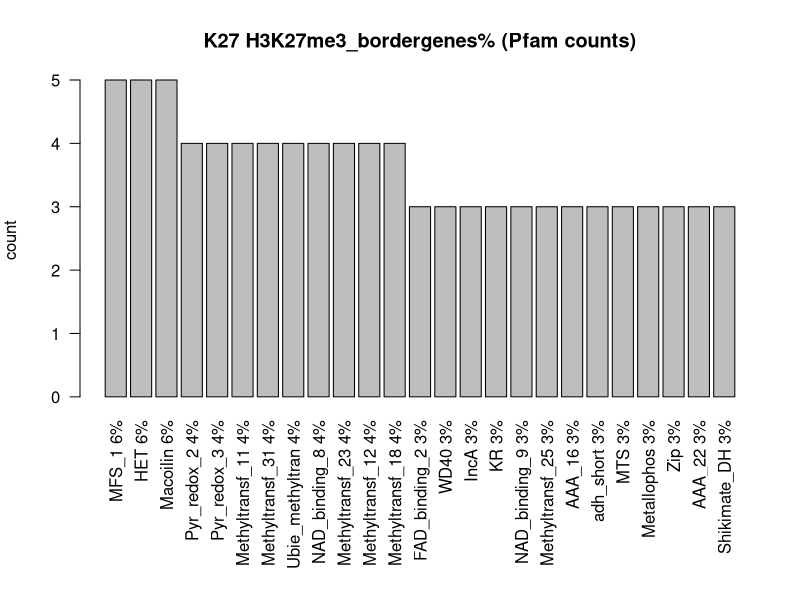
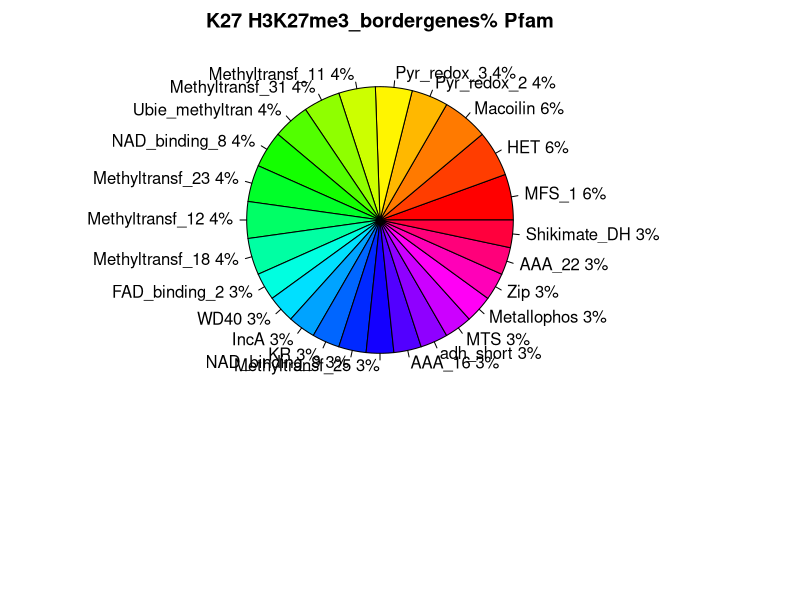
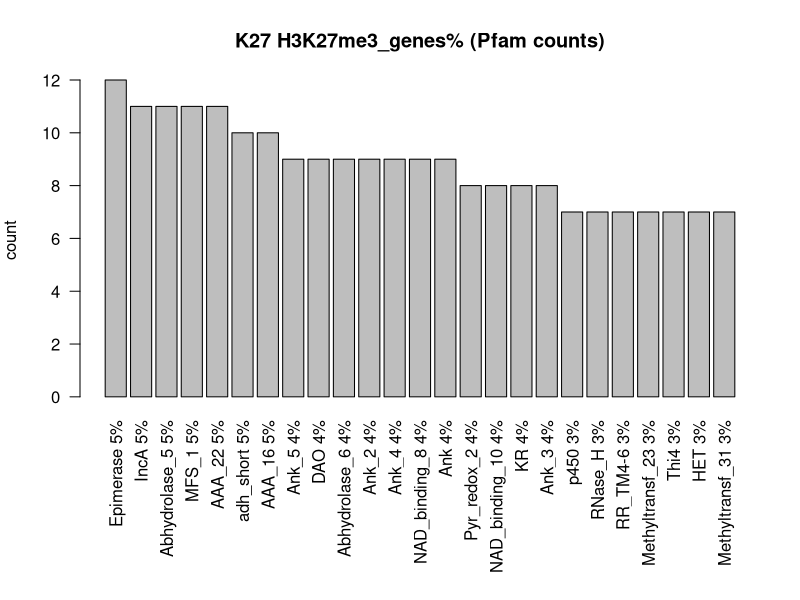
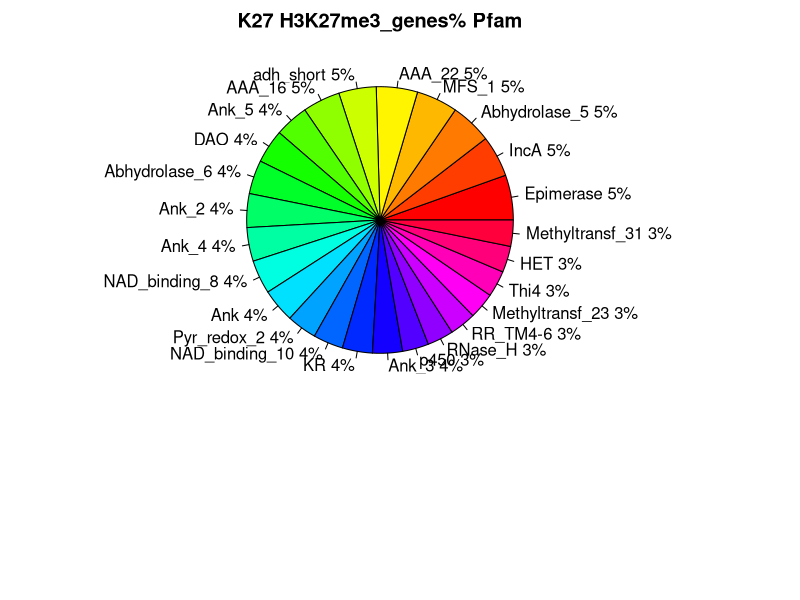
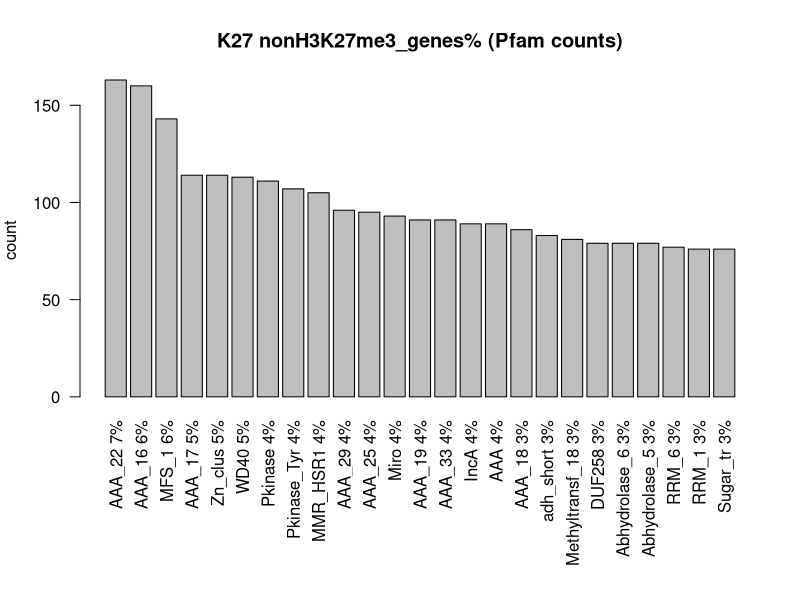
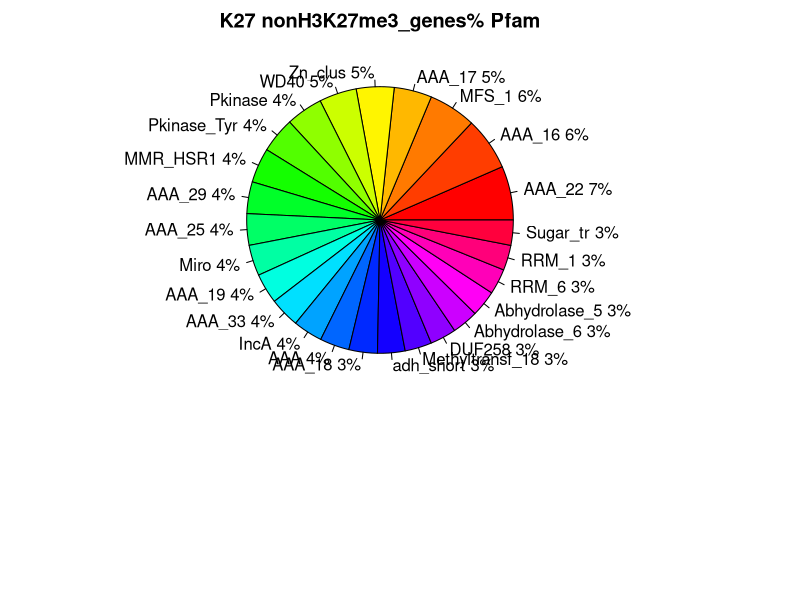

Reproduce these figures in R, in order.
pdf("K27_bypfam.pdf");
pH3K27me3_bordergenes <- read.table("H3K27me3_bordergenes_pfam.dat",header=F,sep="\t");
pct <- round(pH3K27me3_bordergenes$V2/sum(pH3K27me3_bordergenes$V2)*100);
pct <- round(pH3K27me3_bordergenes$V2/sum(pH3K27me3_bordergenes$V2)*100);
lbls <- paste(pH3K27me3_bordergenes$V1, pct);
lbls <- paste(lbls,"%",sep="");
par(mar=c(10,4,4,2))
barplot(pH3K27me3_bordergenes$V2,names.arg=lbls,las=2,ylab="count",main="K27 H3K27me3_bordergenes% (Pfam counts)");
par(mar=c(10,0,2,2))
pie(pH3K27me3_bordergenes$V2,labels=lbls,col=rainbow(length(lbls)),main="K27 H3K27me3_bordergenes% Pfam");
pH3K27me3_genes <- read.table("H3K27me3_genes_pfam.dat",header=F,sep="\t");
pct <- round(pH3K27me3_genes$V2/sum(pH3K27me3_genes$V2)*100);
pct <- round(pH3K27me3_genes$V2/sum(pH3K27me3_genes$V2)*100);
lbls <- paste(pH3K27me3_genes$V1, pct);
lbls <- paste(lbls,"%",sep="");
par(mar=c(10,4,4,2))
barplot(pH3K27me3_genes$V2,names.arg=lbls,las=2,ylab="count",main="K27 H3K27me3_genes% (Pfam counts)");
par(mar=c(10,0,2,2))
pie(pH3K27me3_genes$V2,labels=lbls,col=rainbow(length(lbls)),main="K27 H3K27me3_genes% Pfam");
pnonH3K27me3_genes <- read.table("nonH3K27me3_genes_pfam.dat",header=F,sep="\t");
pct <- round(pnonH3K27me3_genes$V2/sum(pnonH3K27me3_genes$V2)*100);
pct <- round(pnonH3K27me3_genes$V2/sum(pnonH3K27me3_genes$V2)*100);
lbls <- paste(pnonH3K27me3_genes$V1, pct);
lbls <- paste(lbls,"%",sep="");
par(mar=c(10,4,4,2))
barplot(pnonH3K27me3_genes$V2,names.arg=lbls,las=2,ylab="count",main="K27 nonH3K27me3_genes% (Pfam counts)");
par(mar=c(10,0,2,2))
pie(pnonH3K27me3_genes$V2,labels=lbls,col=rainbow(length(lbls)),main="K27 nonH3K27me3_genes% Pfam");
